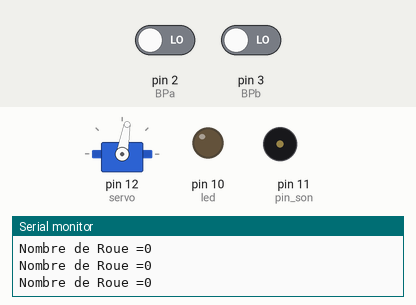
This sketch was run on a simulated Arduino Uno, built with avr-gcc and run on an emulated ATmega328P. On the bench: servo, output pins drawn as LEDs (lit = HIGH), buzzer (waves = sounding), the last lines printed to the serial monitor. Dashed ring = blinking. Inputs (shaded band) come from the test bench; at power-on: pin 2 (BPa) LOW, pin 3 (BPb) LOW.

Above: at 1.2 s.
1.3 s: pin 2 (BPa) driven HIGH
At 1.53 s:
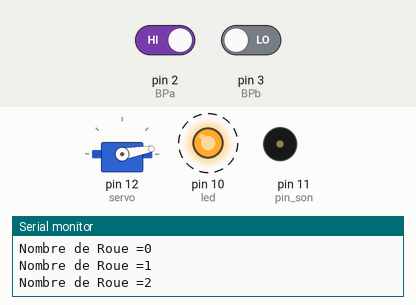
4.3 s: pin 2 (BPa) driven LOW and pin 3 (BPb) driven HIGH
7.3 s: pin 2 (BPa) driven HIGH and pin 3 (BPb) driven LOW
At 7.52 s:
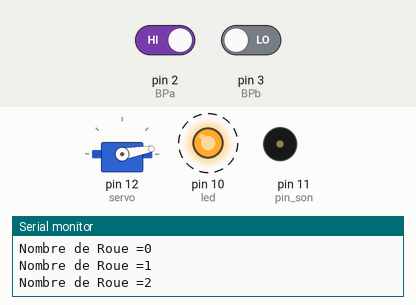
Timing chart, 0 to 16.3 s (numbered marks = the images above; inputs shaded):
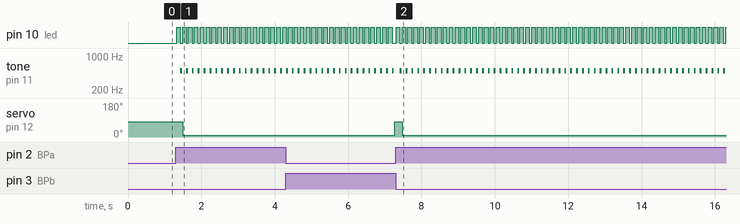

The sketch:

PN.ino
```cpp
#include <Servo.h>

int BPa = 2;
int BPb = 3;
int fadeCount = 0;
int fadePause = 5;
int fadeStep = 10;
int led = 10;
bool fadeTop = false;
int nbroue = 0;
int pos = 0;
Servo servo;

int pin_son = 11;
 int LA= 500;
// the setup routine runs once when you press reset:
void setup()
{
  //pinMode(led,OUTPUT);
  servo.attach(12);  // attaches the servo on pin 9 to the servo object
  servo.write(80);
  Serial.begin(9600);
}
void ComptageRoue()
{
 int valbpa=digitalRead(BPa);
 if(valbpa==HIGH)
   {
   nbroue++;
   }

 int valbpb=digitalRead(BPb);
 if(valbpb==HIGH && nbroue > 0)
   {
    nbroue--;
   }
  delay(10);
  Serial.print("Nombre de Roue =");
  Serial.println(nbroue);
}

void lumiere_on() {
  analogWrite(led,255);
  delay(100);
  analogWrite(led,0);
}

void lumiere_off() {
  analogWrite(led,0);
}
void sonnette_on () {

  tone (pin_son,LA);
  delay(50);
  noTone(pin_son);
}

void sonnette_off () {

  noTone (pin_son);
}

 //routine runs over and over again forever:
void loop()
{
  ComptageRoue();
  servo.write(80);
  lumiere_off();
while(nbroue > 0)
{
  lumiere_on();
  sonnette_on();
  servo.write(10);
  ComptageRoue();
}
}
```

Measured:
- after the input at 1.3 s, pin 10 (led): alternates HIGH for 0.10 s and LOW for 0.06 s, starting at once; tone on pin 11 (pin_son): alternates 500 Hz for 0.05 s and silent for 0.11 s, starting after 0.13 s; servo on pin 12 (servo): 80° → 10° after 0.19 s
- after the input at 4.3 s, servo on pin 12 (servo): 10° → 80° after 3.0 s
- after the input at 7.3 s, pin 10 (led): alternates HIGH for 0.10 s and LOW for 0.06 s, starting at once; tone on pin 11 (pin_son): alternates 500 Hz for 0.05 s and silent for 0.11 s, starting after 0.11 s; servo on pin 12 (servo): 80° → 10° after 0.17 s
